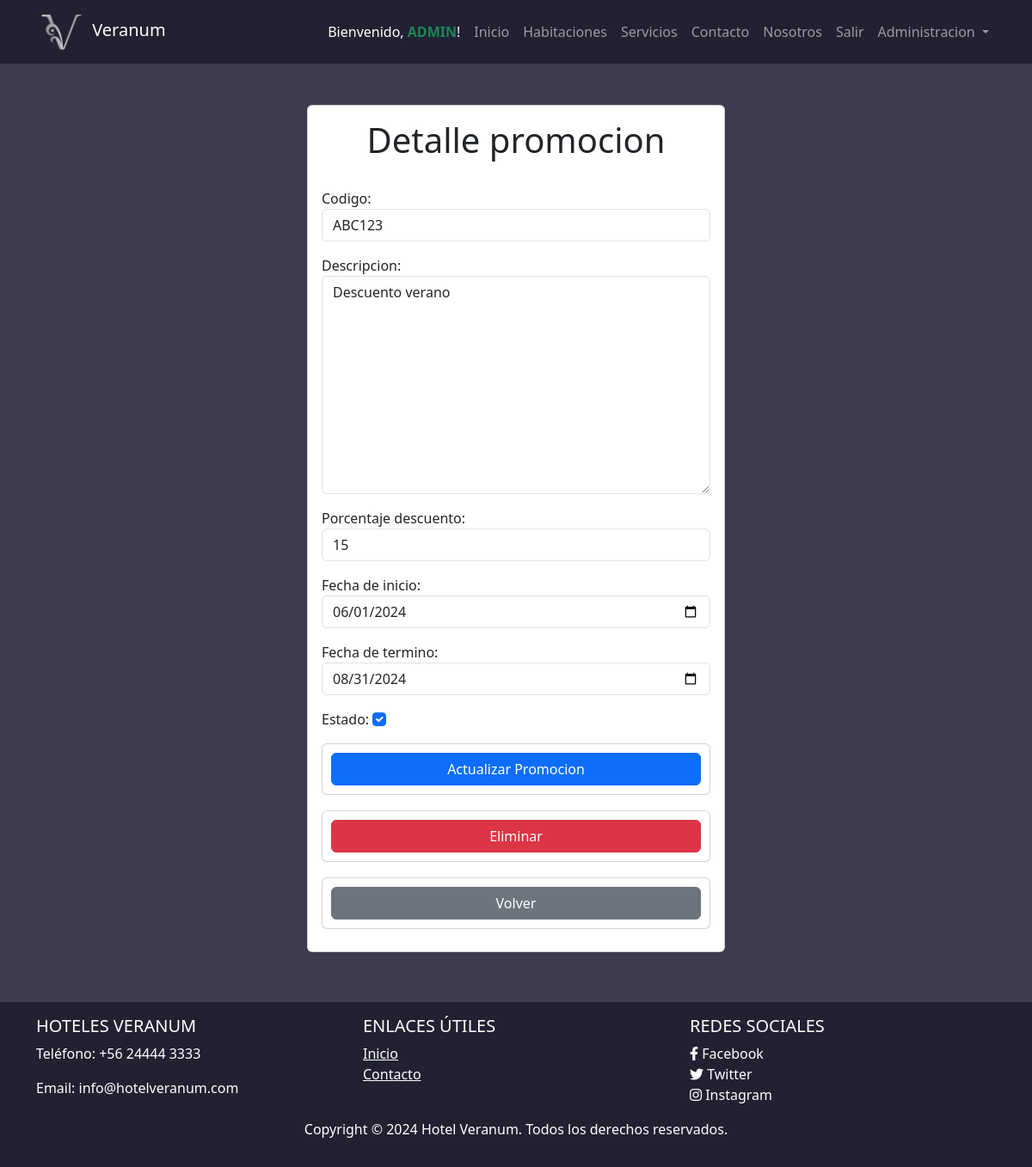
The page /promocion/ABC123/ (signed in) on the database its author committed.
### hotel/models.py (models this page shows, shortened)
class Promocion(models.Model):
    codigo = models.CharField(max_length=20, primary_key=True, verbose_name='Codigo')
    descripcion = models.TextField(blank=True, verbose_name='Descripcion', null=True)
    porcentaje_descuento = models.IntegerField(verbose_name='Porcentaje a Descontar')
    fecha_inicio = models.DateField(verbose_name='Fecha de inicio')
    fecha_fin = models.DateField(verbose_name='Fecha de termino')
    estado = models.BooleanField(default=True, verbose_name='Estado')
    fecha_creacion = models.DateTimeField(auto_now_add=True, verbose_name='Fecha de creacion')
    fecha_actualizacion = models.DateTimeField(auto_now=True, verbose_name='Fecha de actualizacion')
    class Meta:
        db_table = 'Promocion'
        verbose_name = "Promocion"
        verbose_name_plural = "Promociones"
        ordering = ['fecha_fin']

### hotel/views.py (the view, shortened to what this page needs)
# urls.py: path('promocion/<str:promocion_id>/', views.detalle_promocion, name='detalle_promocion'),
@login_required
def detalle_promocion(request, promocion_id):
    if not request.user.is_staff:
        return redirect('home')
    if request.method == 'GET':
        promocion = get_object_or_404(Promocion, pk=promocion_id)
        form = PromocionForm(instance=promocion)
        return render(request, 'detalle_promocion.html', {'promocion': promocion, 'form': form})

### hotel/forms.py
class PromocionForm(forms.ModelForm):
    class Meta:
        model = Promocion
        fields = '__all__'
        widgets = {
            'codigo': forms.TextInput(attrs={'class': 'form-control'}),
            'descripcion': forms.Textarea(attrs={'class': 'form-control'}),
            'porcentaje_descuento': forms.NumberInput(attrs={'class': 'form-control'}),
            'fecha_inicio': forms.TextInput(attrs={'class': 'form-control', 'type': 'date'}),
            'fecha_fin': forms.TextInput(attrs={'class': 'form-control', 'type': 'date'}),
            'estado': forms.CheckboxInput(attrs={'class': 'form-check-input'}),
        }
    porcentaje_descuento = forms.IntegerField(
        validators=[MinValueValidator(0), MaxValueValidator(100)],
        widget=forms.NumberInput(attrs={'class': 'form-control'})
    )

### hotel/templates/detalle_promocion.html (shortened to what this page needs)
{% extends "base.html" %}
{% load static%}
{% block content %}
<main class="container">
    <div class="row m-5">
        <div class="col-md-6 offset-md-3">
            <div class="card card-body">
                <h1 class="m-auto mb-3">Detalle promocion</h1>
                <form method="POST" class="mb-2">
                    {{ form.as_p }}
                    <div class="card">
                        <button type="submit" class="btn btn-primary">Actualizar Promocion</button>
                    </div>
                </form>
                <form action="{% url 'eliminar_promocion' promocion.codigo %}" method="POST" class="card">
                    <button class="btn btn-danger">
                        Eliminar
                    </button>
                </form>
                <div class="mt-2">
                    <a href="/promocion" class="card" style="text-decoration: none;"><button class="btn btn-secondary">Volver</button></a>
                </div>
            </div>
        </div>
    </div>
</main>
{% endblock content %}

### hotel/templates/base.html (shortened to what this page needs)
{% load static %}
<!DOCTYPE html>
<html lang="es">
<head>
    <link rel="stylesheet" href="{% static 'hotel/css/style.css' %}">
    <link rel="stylesheet" href="https://cdnjs.cloudflare.com/ajax/libs/font-awesome/5.15.4/css/all.min.css">
    <link rel="stylesheet" href="https://cdn.jsdelivr.net/npm/bootstrap@5.3.3/dist/css/bootstrap.min.css">
</head>
<body class="fondo">
    <nav class="navbar navbar-expand-lg navbar-dark color1">
        <div class="container">
            <a class="navbar-brand" href="/"><img src="{% static 'hotel/img/Logo-Veranum3.png' %}" alt="" width="60" height="48" class="d-inline-block align-text-center"> Veranum</a>
            <div class="collapse navbar-collapse " id="navbarNavDropdown">
                <ul class="navbar-nav ms-auto">
                    {% if user.is_authenticated %}
                        <li class="nav-item">
                            {% if request.user.is_superuser %}
                                <span class="nav-link text-white fw-light">Bienvenido, <span
                                        class="text-success fw-semibold text-uppercase">{{ user.username }}</span>!</span>
                            {% elif request.user.is_staff %}
                                <span class="nav-link text-white fw-light">Bienvenido, <span
                                        class="text-primary fw-semibold text-uppercase">{{ user.username }}</span>!</span>
                            {% else %}
                                <span class="nav-link text-white fw-light">Bienvenido, <span
                                        class="text-white fw-semibold text-uppercase">{{ user.username }}</span>!</span>
                            {% endif %}
                        </li>
                    {% endif %}
                    <li>
                        <a class="nav-link" href="{% url 'home' %}">Inicio</a>
                    </li>
                    <li>
                        <a class="nav-link" href="">Habitaciones</a>
                    </li>
                    <li>
                        <a class="nav-link" href="{% url 'servicioCl' %}">Servicios</a>
                    </li>
                    <li>
                        <a class="nav-link" href="">Contacto</a>
                    </li>
                    <li>
                        <a class="nav-link" href="">Nosotros</a>
                    </li>
                    {% if user.is_authenticated %}
                        <li class="nav-item">
                            <a class="nav-link" href="/logout">Salir</a>
                        </li>
                        {% if request.user.is_staff %}
                            <li class="nav-item dropdown">
                                <a class="nav-link dropdown-toggle" href="#" role="button" data-bs-toggle="dropdown"
                                    aria-expanded="false">
                                    Administracion
                                </a>
                            </li>
                        {% endif %}
                    {% endif %}
                </ul>
            </div>
        </div>
    </nav>
    {% block content %}
    {% endblock %}
    <footer class="footer py-3 text-white color1">
        <div class="container">
            <div class="row">
                <div class="col-md-4">
                    <h5 class="text-uppercase">Hoteles Veranum</h5>
                    <p>Teléfono: +56 24444 3333</p>
                    <p>Email: info@hotelveranum.com</p>
                </div>
                <div class="col-md-4">
                    <h5 class="text-uppercase">Enlaces útiles</h5>
                    <ul class="list-unstyled">
                        <li><a href="{% url 'home' %}" class="text-white">Inicio</a></li>
                        <li><a href="#" class="text-white">Contacto</a></li>
                    </ul>
                </div>
                <div class="col-md-4">
                    <h5 class="text-uppercase">Redes sociales</h5>
                    <ul class="list-unstyled">
                        <li><a href="#" class="text-white" style="text-decoration: none;"><i class="fab fa-facebook-f"></i> Facebook</a></li>
                        <li><a href="#" class="text-white" style="text-decoration: none;"><i class="fab fa-twitter"></i> Twitter</a></li>
                        <li><a href="#" class="text-white" style="text-decoration: none;"><i class="fab fa-instagram"></i> Instagram</a></li>
                    </ul>
                </div>
            </div>
            <p class="text-center text-white">Copyright &copy; 2024 Hotel Veranum. Todos los derechos reservados.
            </p>
        </div>
    </footer>
</body>
</html>

### hotel/static/hotel/css/style.css (style rules this page uses)
body { display: flex; flex-direction: column; min-height: 100vh; }
footer { margin-top: auto; justify-content: end; bottom: 0; width: auto; }
.card { display: flex; border: 1px solid #ccc; border-radius: 8px; padding: 10px; margin-bottom: 10px; }
.fondo { background-color: #3C3C4E; }
.color1 { background-color: #212132; }

### rows shown on the page
Promocion: codigo "ABC123", descripcion "Descuento verano", porcentaje_descuento "15", fecha_inicio "06/01/2024", fecha_fin "08/31/2024", estado "☑"

### other values the page prints
{{ user.username }} "ADMIN"
